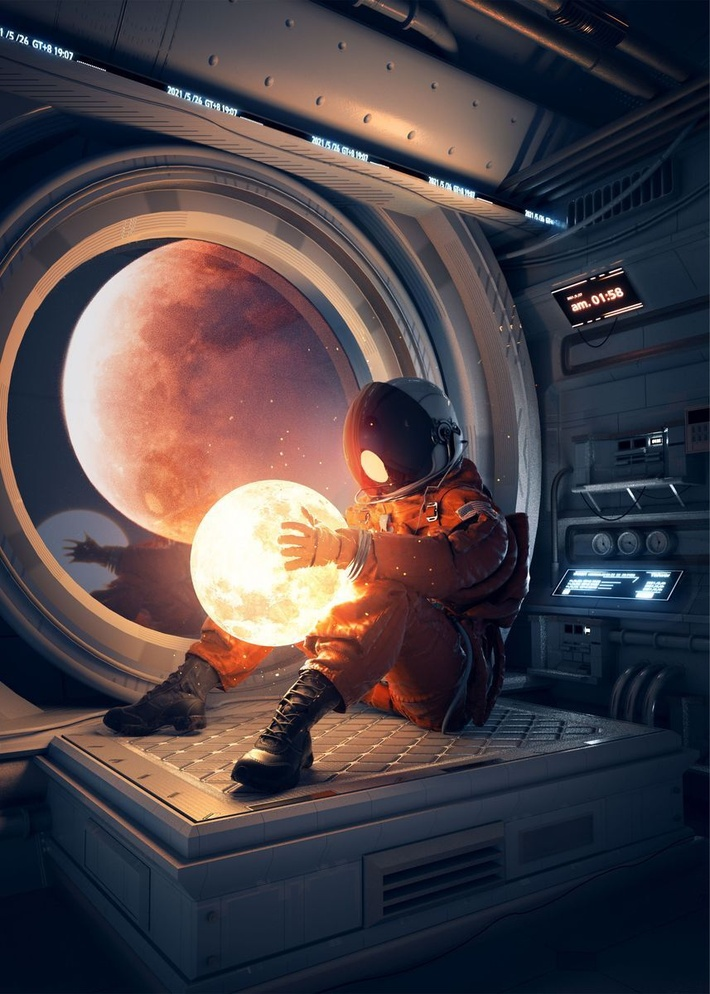
#> input picture OpenCv ie Görüntü İşleme 1/Moon.jpg, 710 x 994 px, shrunk from 857 x 1200 before the run
$ python first.py
#> lines starting #> are read from the running program, lines starting #| are printed output that depends on the picture
# -*- coding: utf-8 -*-
"""
@author:Aslı Toplu
"""
import cv2
from matplotlib import pyplot as plt

resim=cv2.imread("Moon.jpg",0)#0 resmi siyah beyaz yapıyor
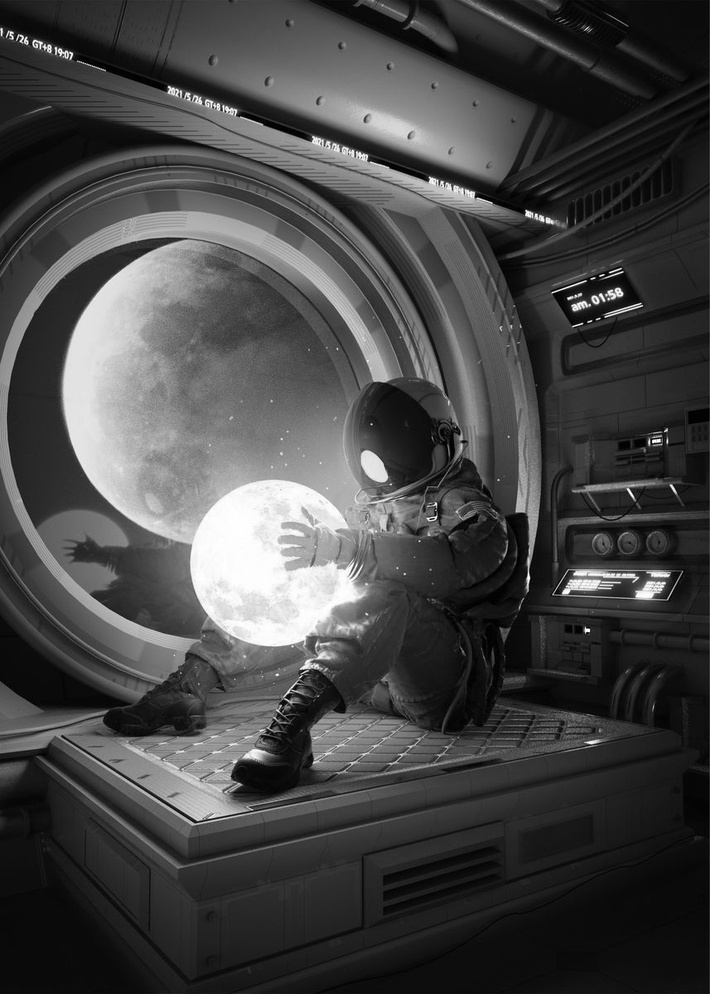
#> resim: shape (994, 710); min 0, max 255, mean 69.3

cv2.namedWindow("resim",cv2.WINDOW_NORMAL)
cv2.imshow("resim",resim)
cv2.imshow("resim penceresi",resim)

plt.imshow(resim,cmap="gray")
plt.show

k=cv2.waitKey(0)
#> (key q is pressed here)
if k==27:
    print("ESC tuşuna basıldı")
elif k== ord("q"):
   print("q tuşuna basıldı,Resim kayıt edildi.")
   cv2.imwrite("MoonBlack.jpg",resim)

#cv2.waitKey(0) & 0xFF #Resmin ekranda durması için
#cv2.destroyWindows("resim penceresi")
cv2.destroyAllWindows()
